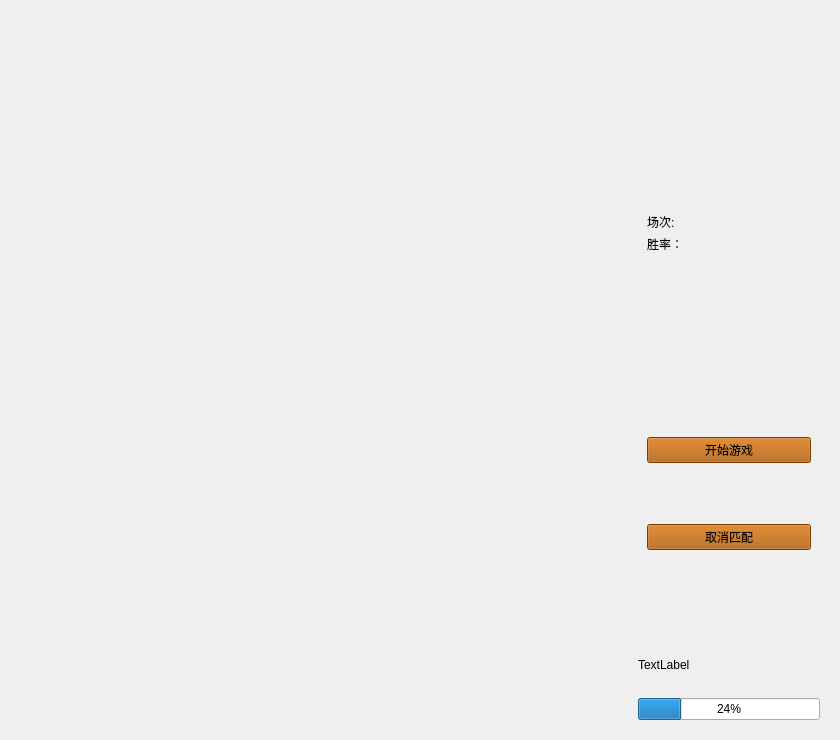
<?xml version="1.0" encoding="UTF-8"?>
<ui version="4.0">
 <class>Widget</class>
 <widget class="QWidget" name="Widget">
  <property name="geometry">
   <rect>
    <x>0</x>
    <y>0</y>
    <width>840</width>
    <height>740</height>
   </rect>
  </property>
  <property name="minimumSize">
   <size>
    <width>840</width>
    <height>740</height>
   </size>
  </property>
  <property name="maximumSize">
   <size>
    <width>840</width>
    <height>740</height>
   </size>
  </property>
  <property name="windowTitle">
   <string>Widget</string>
  </property>
  <layout class="QGridLayout" name="gridLayout_4">
   <item row="0" column="0" rowspan="2">
    <widget class="QWidget" name="checkerboard" native="true">
     <property name="minimumSize">
      <size>
       <width>500</width>
       <height>500</height>
      </size>
     </property>
     <property name="styleSheet">
      <string notr="true">border-image: url(:/C:/Users/xupeng/Desktop/ChinaChees/image/backGroung.png);</string>
     </property>
    </widget>
   </item>
   <item row="0" column="1">
    <widget class="QWidget" name="widget_3" native="true">
     <property name="maximumSize">
      <size>
       <width>200</width>
       <height>16777215</height>
      </size>
     </property>
     <layout class="QGridLayout" name="gridLayout_3">
      <item row="0" column="0">
       <widget class="QWidget" name="widgetUserinformation" native="true">
        <layout class="QGridLayout" name="gridLayout">
         <item row="3" column="0">
          <widget class="QLabel" name="winRate">
           <property name="maximumSize">
            <size>
             <width>45</width>
             <height>16</height>
            </size>
           </property>
           <property name="text">
            <string>胜率：</string>
           </property>
          </widget>
         </item>
         <item row="2" column="0">
          <widget class="QLabel" name="gameNumber">
           <property name="maximumSize">
            <size>
             <width>45</width>
             <height>16</height>
            </size>
           </property>
           <property name="text">
            <string>场次:</string>
           </property>
          </widget>
         </item>
         <item row="2" column="1">
          <widget class="QLabel" name="label_number">
           <property name="text">
            <string/>
           </property>
           <property name="alignment">
            <set>Qt::AlignCenter</set>
           </property>
          </widget>
         </item>
         <item row="3" column="1">
          <widget class="QLabel" name="label_winrate">
           <property name="text">
            <string/>
           </property>
           <property name="alignment">
            <set>Qt::AlignCenter</set>
           </property>
          </widget>
         </item>
         <item row="1" column="0" colspan="2">
          <widget class="QLabel" name="label_userName">
           <property name="styleSheet">
            <string notr="true">font: 87 9pt &quot;Arial Black&quot;;</string>
           </property>
           <property name="text">
            <string/>
           </property>
           <property name="textFormat">
            <enum>Qt::AutoText</enum>
           </property>
           <property name="alignment">
            <set>Qt::AlignCenter</set>
           </property>
          </widget>
         </item>
         <item row="0" column="0" colspan="2">
          <widget class="QLabel" name="label_image">
           <property name="minimumSize">
            <size>
             <width>120</width>
             <height>120</height>
            </size>
           </property>
           <property name="maximumSize">
            <size>
             <width>170</width>
             <height>170</height>
            </size>
           </property>
           <property name="styleSheet">
            <string notr="true"/>
           </property>
           <property name="text">
            <string/>
           </property>
          </widget>
         </item>
        </layout>
       </widget>
      </item>
      <item row="1" column="0">
       <widget class="QWidget" name="widget_2" native="true">
        <property name="maximumSize">
         <size>
          <width>16777215</width>
          <height>100</height>
         </size>
        </property>
        <layout class="QGridLayout" name="gridLayout_2">
         <item row="0" column="0">
          <widget class="QLabel" name="title">
           <property name="maximumSize">
            <size>
             <width>16777215</width>
             <height>100</height>
            </size>
           </property>
           <property name="text">
            <string/>
           </property>
           <property name="alignment">
            <set>Qt::AlignCenter</set>
           </property>
          </widget>
         </item>
        </layout>
       </widget>
      </item>
      <item row="2" column="0">
       <widget class="QWidget" name="widget" native="true">
        <layout class="QGridLayout" name="gridLayout_5">
         <item row="0" column="0">
          <widget class="QPushButton" name="startGame">
           <property name="styleSheet">
            <string notr="true">background-color: rgb(170, 85, 0);</string>
           </property>
           <property name="text">
            <string>开始游戏</string>
           </property>
          </widget>
         </item>
         <item row="1" column="0">
          <widget class="QPushButton" name="closeStart">
           <property name="minimumSize">
            <size>
             <width>0</width>
             <height>0</height>
            </size>
           </property>
           <property name="styleSheet">
            <string notr="true">background-color: rgb(170, 85, 0);</string>
           </property>
           <property name="text">
            <string>取消匹配</string>
           </property>
          </widget>
         </item>
        </layout>
       </widget>
      </item>
     </layout>
    </widget>
   </item>
   <item row="1" column="1">
    <widget class="QWidget" name="timeoverWidget" native="true">
     <property name="maximumSize">
      <size>
       <width>200</width>
       <height>100</height>
      </size>
     </property>
     <layout class="QGridLayout" name="gridLayout_6">
      <item row="0" column="0">
       <widget class="QLabel" name="label">
        <property name="maximumSize">
         <size>
          <width>16777215</width>
          <height>60</height>
         </size>
        </property>
        <property name="text">
         <string>TextLabel</string>
        </property>
       </widget>
      </item>
      <item row="1" column="0">
       <widget class="QProgressBar" name="countDowm">
        <property name="value">
         <number>24</number>
        </property>
       </widget>
      </item>
     </layout>
    </widget>
   </item>
  </layout>
 </widget>
 <resources/>
 <connections/>
</ui>
